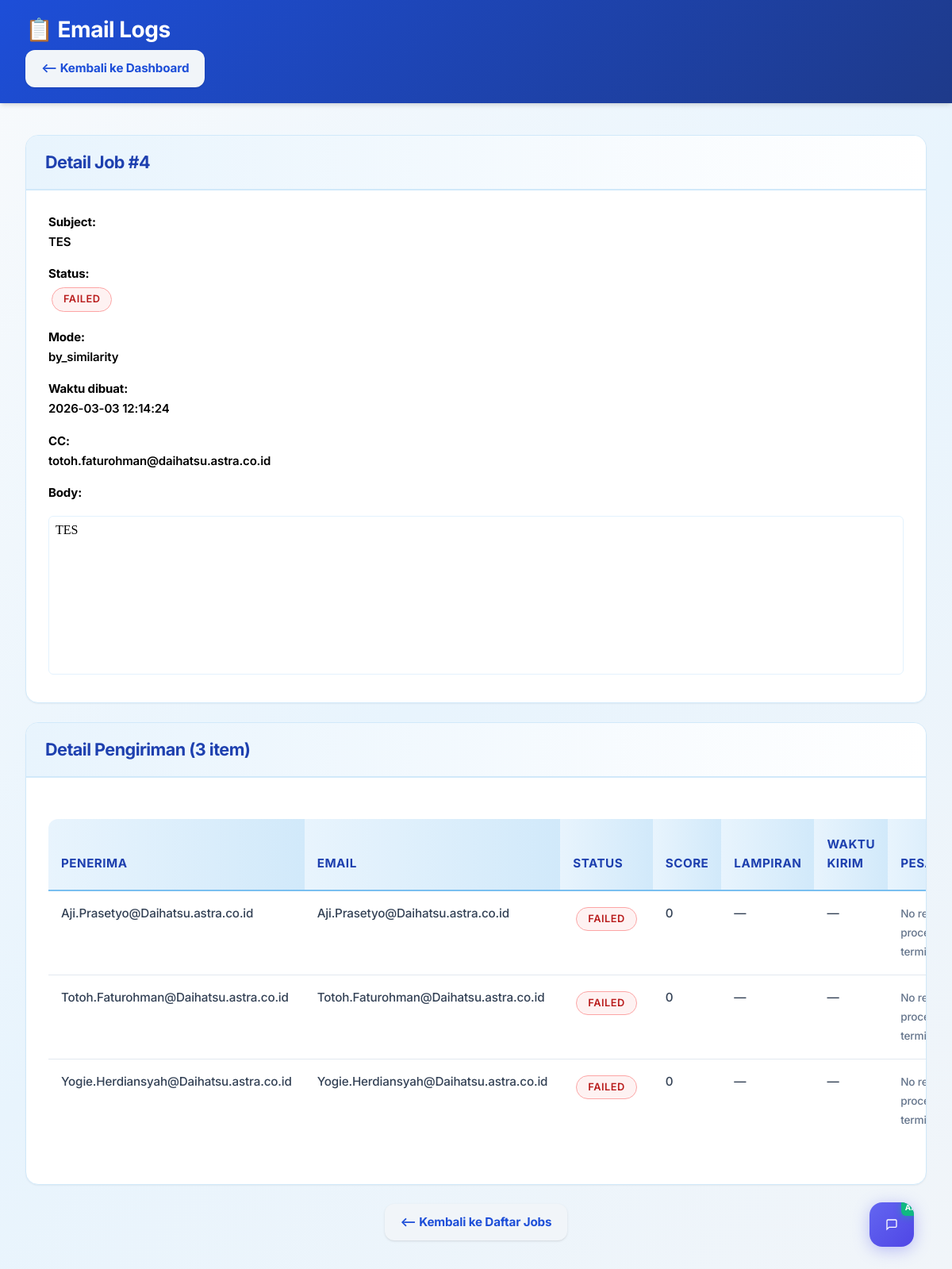
/logs.php?job=4 (signed in), run on the app's committed database.
### tables this page shows
CREATE TABLE IF NOT EXISTS `mail_jobs` (
  `id` int NOT NULL AUTO_INCREMENT,
  `created_by` int DEFAULT NULL COMMENT 'User ID who created this job',
  `created_at` datetime DEFAULT CURRENT_TIMESTAMP,
  `subject` varchar(255) NOT NULL,
  `body` mediumtext NOT NULL,
  `cc` varchar(500) DEFAULT NULL,
  `mode` enum('by_similarity','manual') DEFAULT 'by_similarity',
  `status` enum('pending','processing','completed','failed') DEFAULT 'pending',
  `bounce_count` int DEFAULT '0',
  `complaint_count` int DEFAULT '0',
  `open_count` int DEFAULT '0',
  `click_count` int DEFAULT '0',
  PRIMARY KEY (`id`),
  KEY `idx_status_created` (`status`,`created_at`),
  KEY `idx_created_at` (`created_at`),
  KEY `idx_created_by` (`created_by`),
  KEY `idx_created_by_status` (`created_by`,`status`),
  KEY `idx_created_by_created_at` (`created_by`,`created_at` DESC),
  CONSTRAINT `fk_mail_jobs_created_by` FOREIGN KEY (`created_by`) REFERENCES `users` (`id`) ON DELETE SET NULL
);

CREATE TABLE IF NOT EXISTS `mail_job_items` (
  `id` int NOT NULL AUTO_INCREMENT,
  `mail_job_id` int NOT NULL,
  `recipient_email` varchar(200) NOT NULL,
  `recipient_name` varchar(200) DEFAULT NULL,
  `attachment_path` varchar(500) DEFAULT NULL,
  `similarity_score` decimal(5,2) DEFAULT NULL,
  `status` enum('pending','sent','failed','skipped') DEFAULT 'pending',
  `status_message` text,
  `sent_at` datetime DEFAULT NULL,
  `is_opened` tinyint(1) DEFAULT '0',
  `open_count` int DEFAULT '0',
  `first_opened_at` datetime DEFAULT NULL,
  `click_count` int DEFAULT '0',
  `tracking_pixel_code` varchar(32) DEFAULT NULL,
  PRIMARY KEY (`id`),
  KEY `idx_job` (`mail_job_id`),
  KEY `idx_status` (`status`),
  KEY `idx_mail_job_recipient` (`mail_job_id`,`recipient_email`),
  KEY `idx_recipient_email` (`recipient_email`),
  KEY `idx_opened` (`is_opened`),
  KEY `idx_tracking_code` (`tracking_pixel_code`),
  CONSTRAINT `mail_job_items_ibfk_1` FOREIGN KEY (`mail_job_id`) REFERENCES `mail_jobs` (`id`) ON DELETE CASCADE
);

### lib/util.php (called while the page is built, shortened)
<?php
function e(string $s): string {
    return htmlspecialchars($s, ENT_QUOTES | ENT_HTML5, 'UTF-8');
}
?>

### public/logs.php (the view, shortened to what this page needs)
<?php
require_once __DIR__ . '/../lib/util.php';
$pdo = DB::conn();
$userId = $_SESSION['user']['id'] ?? null;
$stmt = $pdo->prepare("
    SELECT
        j.id,
        j.created_at,
        j.subject,
        j.status,
        j.cc,
        COUNT(i.id) as total_items,
        SUM(CASE WHEN i.status = 'sent' THEN 1 ELSE 0 END) as sent_count,
        SUM(CASE WHEN i.status = 'failed' THEN 1 ELSE 0 END) as failed_count,
        SUM(CASE WHEN i.status = 'pending' THEN 1 ELSE 0 END) as pending_count,
        SUM(CASE WHEN i.status = 'skipped' THEN 1 ELSE 0 END) as skipped_count
    FROM mail_jobs j
    LEFT JOIN mail_job_items i ON i.mail_job_id = j.id
    WHERE j.created_by = ?
    GROUP BY j.id, j.created_at, j.subject, j.status, j.cc
    ORDER BY j.created_at DESC
");
$stmt->execute([$userId]);
$jobs = $stmt->fetchAll(PDO::FETCH_ASSOC);
$selectedJobId = isset($_GET['job']) ? intval($_GET['job']) : null;
$jobDetails = [];
if ($selectedJobId) {
    $stmt = $pdo->prepare("
        SELECT
            j.id,
            j.created_at,
            j.subject,
            j.body,
            j.status,
            j.cc,
            j.mode
        FROM mail_jobs j
        WHERE j.id = ?
    ");
    $stmt->execute([$selectedJobId]);
    $jobDetails['info'] = $stmt->fetch(PDO::FETCH_ASSOC);
    if ($jobDetails['info']) {
        $stmt = $pdo->prepare("
            SELECT *
            FROM mail_job_items
            WHERE mail_job_id = ?
            ORDER BY recipient_email
        ");
        $stmt->execute([$selectedJobId]);
        $jobDetails['items'] = $stmt->fetchAll(PDO::FETCH_ASSOC);
    }
}
?>
<!doctype html>
<html lang="id">
<head>
<link rel="stylesheet" href="https://cdn.jsdelivr.net/npm/bootstrap@5.3.0/dist/css/bootstrap.min.css">
<link rel="stylesheet" href="../assets/css/custom.css?v=3.0">
</head>
<body>
<header>
  <h2 style="margin:0;">📋 Email Logs</h2>
  <div style="margin-top:8px;">
    <a class="btn secondary" href="index.php">⟵ Kembali ke Dashboard</a>
  </div>
</header>
<main>
  <?php if (empty($jobs)): ?>
    <div class="card">
      <div class="body">
        <p class="small"><em>Belum ada email yang dikirim.</em></p>
      </div>
    </div>
  <?php else: ?>
    <?php if ($selectedJobId && $jobDetails['info']): ?>
      <div class="card">
        <h3>Detail Job #<?= e($jobDetails['info']['id']) ?></h3>
        <div class="body">
          <div class="grid-2">
            <div>
              <p style="color:black;"><strong>Subject:</strong><br><?= e($jobDetails['info']['subject']) ?></p>
              <p style="color:black;"><strong>Status:</strong><br><span class="badge <?= strtolower($jobDetails['info']['status']) ?>"><?= e($jobDetails['info']['status']) ?></span></p>
              <p style="color:black;"><strong>Mode:</strong><br><?= e($jobDetails['info']['mode']) ?></p>
            </div>
            <div>
              <p style="color:black;"><strong>Waktu dibuat:</strong><br><?= e($jobDetails['info']['created_at']) ?></p>
              <p style="color:black;"><strong>CC:</strong><br><?= e($jobDetails['info']['cc'] ?: '—') ?></p>
            </div>
          </div>
          <p style="color:black;"><strong>Body:</strong></p>
          <iframe sandbox="" srcdoc="<?= htmlspecialchars('<html><body style=&quot;font-family:Segoe UI,Arial,sans-serif;font-size:14px;line-height:1.6;color:#222;margin:0;padding:10px;&quot;>' . $jobDetails['info']['body'] . '</body></html>', ENT_QUOTES, 'UTF-8') ?>" style="width:100%;min-height:200px;max-height:400px;border:1px solid #E3F2FD;border-radius:6px;background:#fff;"></iframe>
        </div>
      </div>
      <div class="card">
        <h3>Detail Pengiriman (<?= count($jobDetails['items']) ?> item)</h3>
        <div class="body">
          <table class="table">
            <thead>
              <tr>
                <th>Penerima</th>
                <th>Email</th>
                <th>Status</th>
                <th>Score</th>
                <th>Lampiran</th>
                <th>Waktu Kirim</th>
                <th>Pesan</th>
              </tr>
            </thead>
            <tbody>
              <?php foreach ($jobDetails['items'] as $item): ?>
                <tr>
                  <td><?= e($item['recipient_name'] ?: '—') ?></td>
                  <td><?= e($item['recipient_email']) ?></td>
                  <td><span class="badge <?= strtolower($item['status']) ?>"><?= e($item['status']) ?></span></td>
                  <td><?= isset($item['similarity_score']) ? round($item['similarity_score'], 2) : '—' ?></td>
                  <td><?= e(basename($item['attachment_path'] ?? '')) ?: '—' ?></td>
                  <td><?= e($item['sent_at'] ?: '—') ?></td>
                  <td title="<?= e($item['status_message'] ?: '') ?>"><span class="small"><?= e(substr($item['status_message'] ?? '', 0, 40)) ?><?= strlen($item['status_message'] ?? '') > 40 ? '...' : '' ?></span></td>
                </tr>
              <?php endforeach; ?>
            </tbody>
          </table>
        </div>
      </div>
      <p style="text-align:center;">
        <a class="btn secondary" href="logs.php">⟵ Kembali ke Daftar Jobs</a>
      </p>
    <?php endif; ?>
  <?php endif; ?>
</main>
</body>
</html>

### public/logs.php (style rules this page uses)
body { font-weight: 500; }
h1, h2, h3, h4, h5, h6 { font-weight: 700; }
p, span, td, th, a { font-weight: 600; }
strong, .strong { font-weight: 700; }
.btn { font-weight: 600; }
.badge { font-weight: 600; }
table { font-weight: 600; }
.table thead th { font-weight: 700; }
.card h3 { font-weight: 700; }
.small { font-weight: 500; }
main { animation: fadeInUp 0.6s ease-out 0.1s both; }

### data on the page
mail_jobs: id "4", subject "TES", status "FAILED", mode "by_similarity", created_at "2026-03-03 12:14:24", cc "totoh.faturohman@daihatsu.astra.co.id"
mail_job_items: recipient_name "Aji.Prasetyo@Daihatsu.astra.co.id", recipient_email "Aji.Prasetyo@Daihatsu.astra.co.id", status "FAILED", similarity_score "0", attachment_path "—", sent_at "—", status_message "No…"
mail_job_items: recipient_name "Totoh.Faturohman@Daihatsu.astra.co.id", recipient_email "Totoh.Faturohman@Daihatsu.astra.co.id", status "FAILED", similarity_score "0", attachment_path "—", sent_at "—", status_message "No…"
mail_job_items: recipient_name "Yogie.Herdiansyah@Daihatsu.astra.co.id", recipient_email "Yogie.Herdiansyah@Daihatsu.astra.co.id", status "FAILED", similarity_score "0", attachment_path "—", sent_at "—", status_message "No…"

### other printed values
count($jobDetails['items']) "3"
